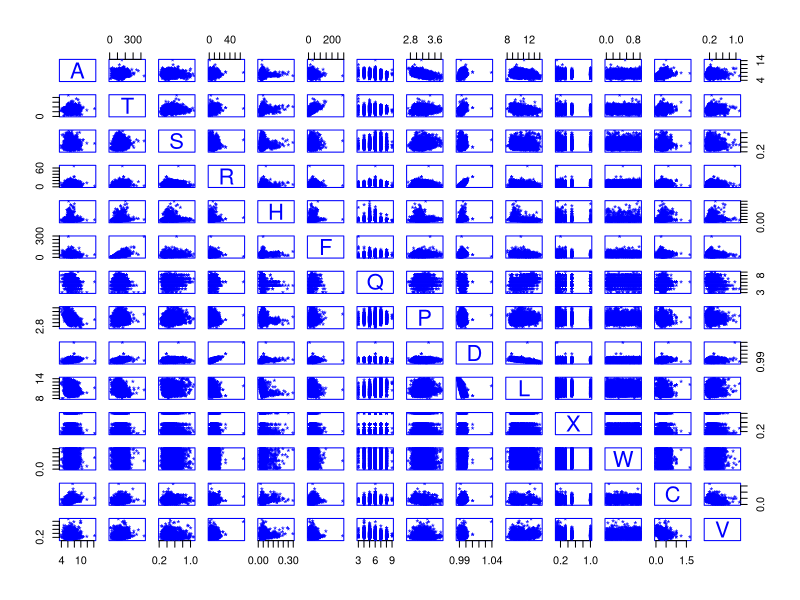

Write R code to recreate this figure.
setwd("/home/ivan/Documents/STUDY/Data Analytics/Assignment 1")

x = read.csv("dataset-assignment.csv", header = TRUE, sep = ";")

par(pch = "*", col = "blue")
summary(x)

pairs(x)
